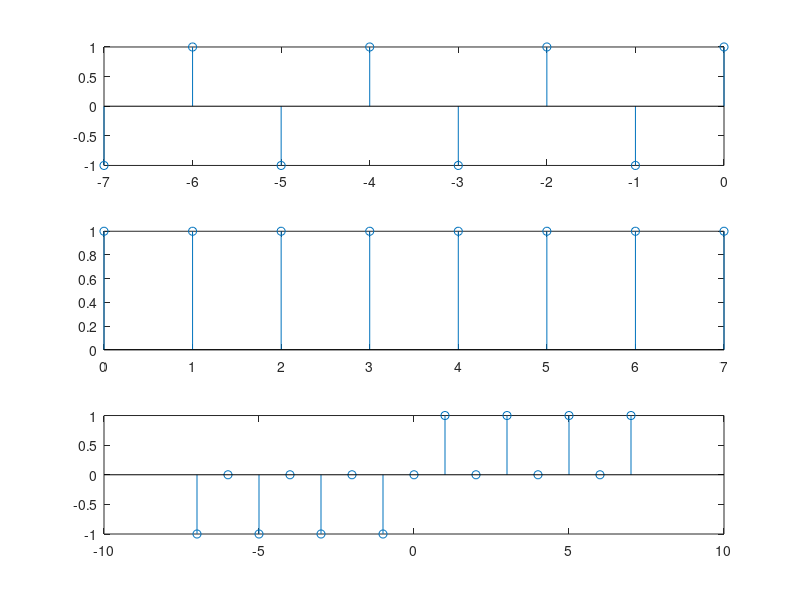

This chart was generated by the following MATLAB code:
## Copyright (C) 2016 bagustris
## Author: bagustris <bagus@ep.its.ac.id>
## Created: 2016-10-07

clear all; close all; clc;
x=[-7 -6 -5 -4 -3 -2 -1 0];
y=ones(1, length(x));
z=(-1).^x.*y;               %(-1)^n*u[-n]-u[-n-8]

x2=[0 1 2 3 4 5 6 7];
h=ones(1, length(x2));  %u[n]-u[n-8]

x3=linspace(-7,7,15);
a=conv(z,h);

subplot(311); stem(x,z);
subplot(312); stem(x2,h);
subplot(313); stem(x3,a);
